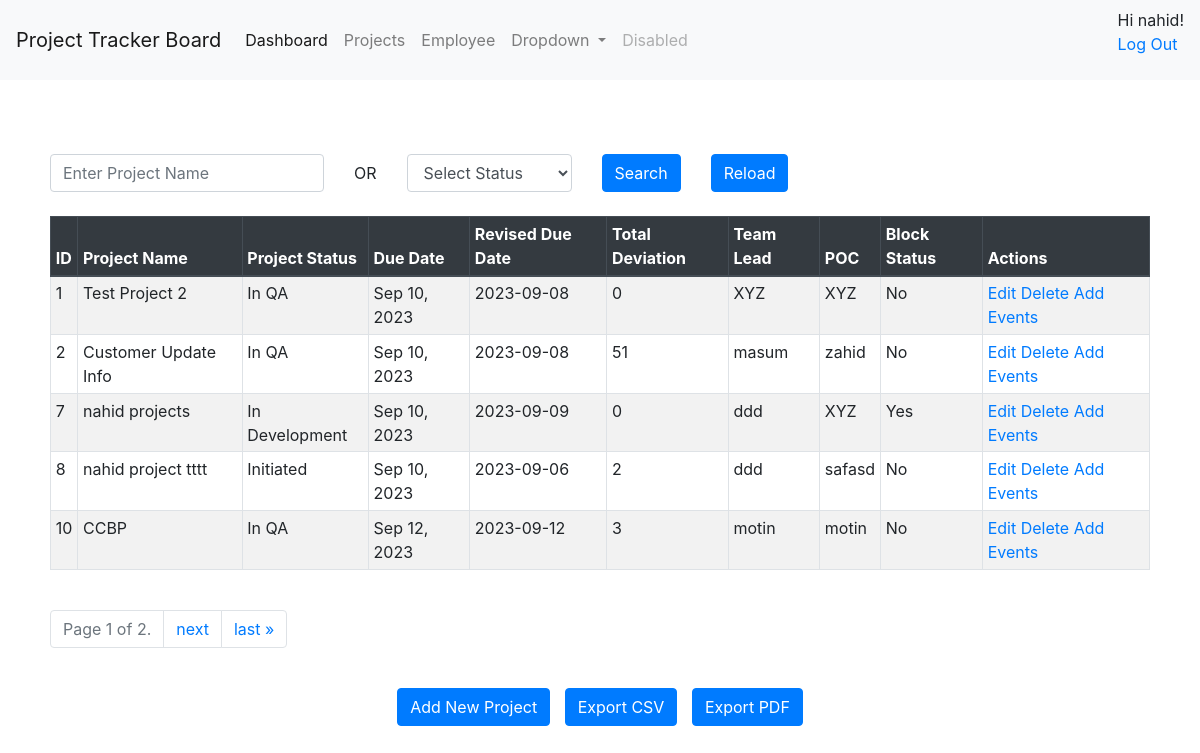
The page /project/index (signed in) on the database as committed earlier.
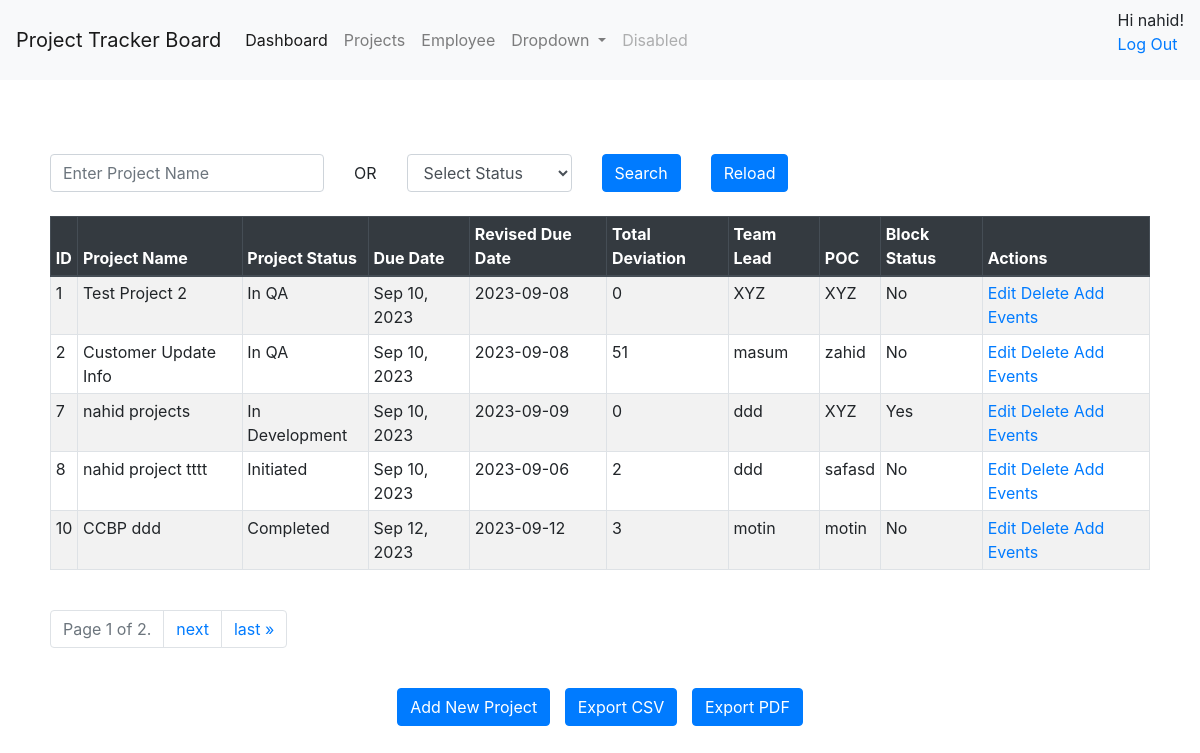
The same page on the database as committed later.
### employee/models.py (models this page shows)
class Project(models.Model):
    PROJECT_STATUS = PROJECT_STATUS_CHOICES
    project_id = models.AutoField(primary_key=True)
    project_name = models.CharField(max_length=100)
    due_date=models.DateField()
    revised_due_date=models.DateField()
    total_deviation_days=models.IntegerField(default=0)
    team_lead=models.CharField(max_length=50,blank=True)
    project_poc=models.CharField(max_length=50,blank=True)
    notification_sms_recipient=models.CharField(max_length=100, blank=True)
    notification_email_recipient=models.CharField(max_length=100, blank=True)
    block_status=models.BooleanField(default=False)
    inserted_by=models.CharField(max_length=250,default="admin",blank=True)
    insert_date=models.DateTimeField(auto_now_add=True)
    updated_by=models.CharField(max_length=250,default="admin",blank=True)
    update_date=models.DateTimeField(auto_now_add=True)
    remarks=models.CharField(max_length=250,blank=True)
    project_status = models.CharField(max_length=20, choices=PROJECT_STATUS)
    class Meta:
        managed = True
        db_table = "project"

### employee/views_project.py (the view)
# urls.py: path('project/index', views_project.project_lookup, name='project_lookup'),
@login_required
def project_lookup(request):
    projectname_query = request.GET.get('project_name', '')
    projectstatus_query = request.GET.get('project_status', '')
    projects = Project.objects.all()
    if projectname_query:
        projects = Project.objects.filter(project_name__icontains=projectname_query)
    if projectstatus_query:
        projects = Project.objects.filter(project_status__icontains=projectstatus_query)
    logger.warning("-------------> project lookup called")
    paginator = Paginator(projects, 5)  # 10 projects per page
    page_number = request.GET.get('page')
    projects = paginator.get_page(page_number)
    form = ProjectForm()
    return render(request, 'project/index.html', {'projects': projects, 'form':form})

### employee/forms.py (shortened to what this page needs)
class ProjectForm(forms.ModelForm):
    project_status = forms.ChoiceField(choices=PROJECT_STATUS_CHOICES, initial='initiated')
    class Meta:
        model = Project
        fields = "__all__"
        exclude=['inserted_by','updated_by']
        widgets = {
            'due_date': DateInput(),
            'revised_due_date': DateInput() ,
            'remarks': forms.Textarea(attrs={'rows': 3, 'cols': 50}),
        }

### employee/templates/project/index.html (shortened to what this page needs)
{% extends "base.html" %}
{% block content %}
<div >
  <div class="row g-3">
        <form class="form-inline" method="get">
          <div class="col-sm">
            <input type="text" class="form-control" name="project_name" placeholder="Enter Project Name" value="{{ request.GET.project_name }}">
          </div>
          <div class="col-sm">
            OR
          </div>
          <div class="col-sm">
            <select name="project_status" class="form-control" id="id_project_status">
              <option value="" {% if not request.GET.project_status %}selected{% endif %}>Select Status</option>
           </select>
          </div>
          <div class="col-sm">
          <button type="submit" class="btn btn-primary">Search</button>
        </div>
        </form>
      <div class="col-sm">
        <form class="form-inline" method="get" action="{% url 'project_reload' %}">
          <button type="submit" class="btn btn-primary">Reload</button>
        </form>
      </div>
      <div class="col-sm">
      </div>
  </div>
<table class="table table-striped table-bordered table-sm">
  <thead class="thead-dark">
    <tr>
      <th>ID</th>
      <th>Project Name</th>
      <th>Project Status</th>
      <th>Due Date</th>
      <th>Revised Due Date</th>
      <th>Total Deviation</th>
      <th>Team Lead</th>
      <th>POC</th>
      <th>Block Status</th>
      <th>Actions</th>
    </tr>
  </thead>
  <tbody>
    {% for project in projects %}
    <tr>
      <td>{{ project.project_id }}</td>
      <td>{{ project.project_name }}</td>
      <td>{{ project.get_project_status_display }}</td>
      <td>{{ project.due_date | date:"M d, Y"}}</td>
      <td>{{ project.revised_due_date}}</td>
      <td>{{ project.total_deviation_days }}</td>
      <td>{{ project.team_lead }}</td>
      <td>{{ project.project_poc }}</td>
      <td>{% if project.block_status %}Yes{% else %}No{% endif %}</td>
      <td>
        <a href="/project/edit/{{ project.project_id }}"
          ><span class="glyphicon glyphicon-pencil">Edit</span></a
        >
        <a href="/project/delete/{{ project.project_id }}">Delete</a>
        <a href="/project/add_event/{{ project.project_id }}">Add Events</a>
      </td>
    </tr>
    {% endfor %}
  </tbody>
</table>
<br />
<div class="pagination">
  <ul class="pagination justify-content-center">
    <li class="page-item disabled">
      <span class="page-link">
        Page {{ projects.number }} of {{ projects.paginator.num_pages }}.
      </span>
    </li>
    {% if projects.has_next %}
      <li class="page-item">
        <a class="page-link" href="?page={{ projects.next_page_number }}">next</a>
      </li>
      <li class="page-item">
        <a class="page-link" href="?page={{ projects.paginator.num_pages }}" aria-label="Last">
          <span aria-hidden="true">last &raquo;</span>
        </a>
      </li>
    {% endif %}
  </ul>
</div>
<br />
<div style="text-align: center;">
  <a href="/project/add" class="btn btn-primary" style="margin-right: 10px;">Add New Project</a>
  <a href="/project/export" class="btn btn-primary" style="margin-right: 10px;">Export CSV</a>
  <a href="/project/exportpdf" class="btn btn-primary">Export PDF</a>
</div>
</div>
{% endblock %}

Rows that differ between the two databases and show on the page:
changed Project "motin": project_name "CCBP" → "CCBP ddd"; project_status "In QA" → "Completed"
